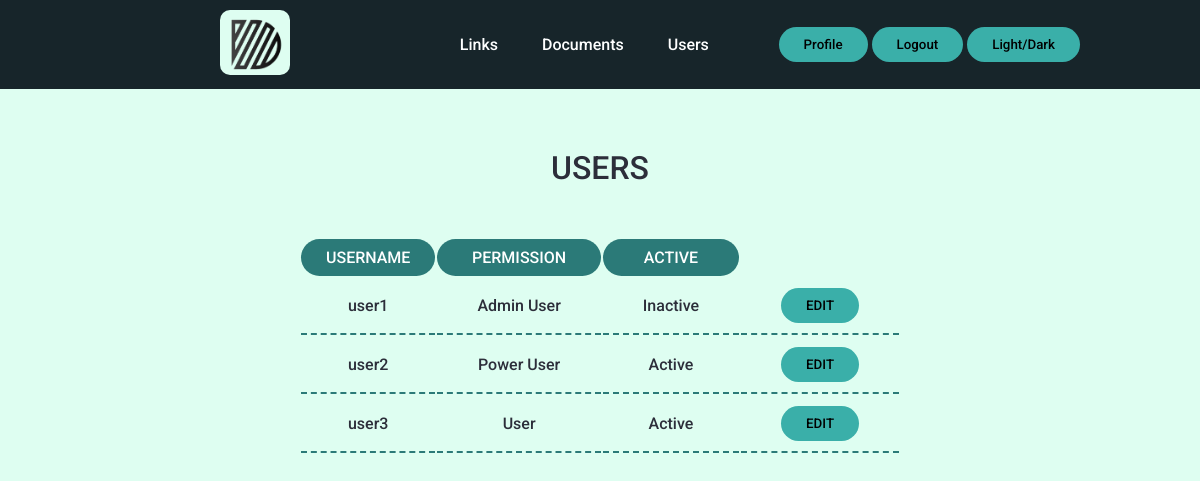
Page /users (signed in) on the earlier database version.
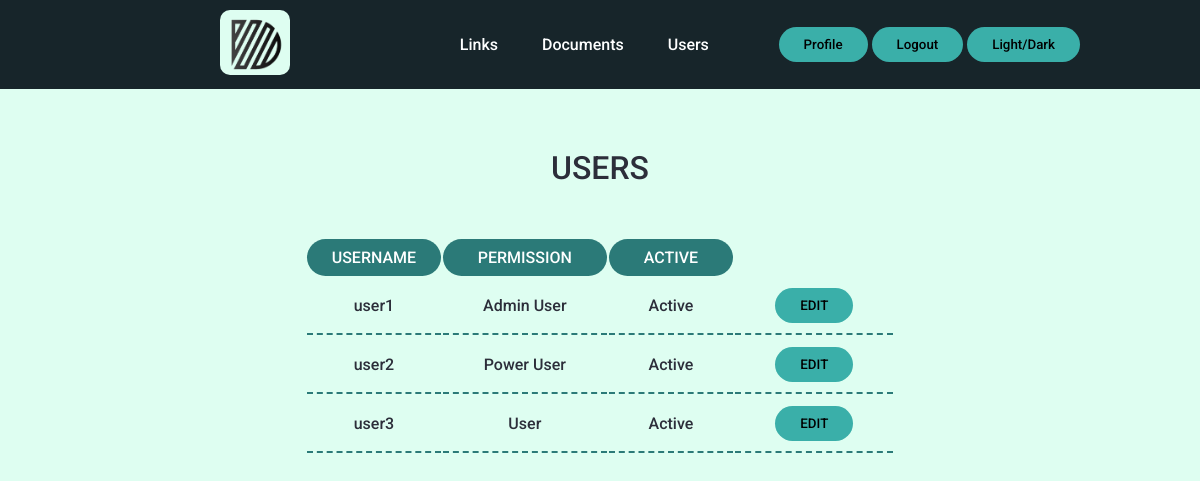
Same page on the later database version.
### tables this page shows
CREATE TABLE users (id INTEGER PRIMARY KEY AUTOINCREMENT NOT NULL, username TEXT NOT NULL, hash TEXT NOT NULL, permission INTEGER DEFAULT 4 NOT NULL, active BLOB DEFAULT 0 NOT NULL);

### app.py (the view)
@app.route("/users")
def users():
    userID = session["user_id"]
    users = db.execute("SELECT * FROM users WHERE id > 1")
    return render_template("users.html", users = users, role = role, status = status)

### templates/users.html (shortened to what this page needs)
{% extends "layout.html" %}
{% block body %}
<div><h1>USERS</h1></div>
    <table class="table">
        <thead>
            <tr>
                <th><a href="/users">USERNAME</a></th>
                <th><a href="/users">PERMISSION</a></th>
                <th><a href="/users">ACTIVE</a></th>
            </tr>
        </thead>
        <tbody>
            {% for user in users %}
            <tr>
                <td> {{ user["username"] }}</td>
                <td> {{ role[user["permission"]] }}</td>
                <td> {{ status[user["active"]] }}</td>
                <td>
                  <form action="/edituser" method="post">
                    <button type="submit" class="btn btn-sm btn-outline-secondary" >EDIT</button>
                  </form>
                </td>
            </tr>
            {% endfor %}
        </tbody>
    </table>
{% endblock %}

### templates/layout.html (shortened to what this page needs)
<!DOCTYPE HTML>
<html lang="en">
    <head>
        <link rel="stylesheet" href=".\static\styles.css">
    </head>
    <body>
      <header>
        <div>
        <a href="/"><img class="logo" src=".\static\images\d.png" alt="logo"></a>
        </div>
        {% if session.get("user_id") %}
        <div>
        <nav>
          <ul class="nav_links">
            <li><a href="/links">Links</a></li>
            <li><a href="/documents">Documents</a></li>
            {% if session.get("permission") < 3 %}
            <li><a href="/users">Users</a></li>
            {% endif %}
          </ul>
        </nav>
        </div>
        <div>
          <a href="/profile"><button>Profile</button></a>
          <a href="/logout"><button>Logout</button></a>
          <button onclick="toggleMode()">Light/Dark</button>
        </div>
        {% else %}
        <div>
          <a href="/register"><button>Register</button></a>
          <a href="/"><button>Login</button></a>
          <button onclick="toggleMode()">Light/Dark</button>
          {% endif %}
      </header>
      <div class="body">
      {% block body %}{% endblock %}
      </div>
    </body>
</html>

### static/styles.css (style rules this page uses)
* { box-sizing: border-box; margin: 0; padding: 0; font-family: "Roboto", sans-serif; font-weight: 500; }
.body a { text-decoration: none; color: inherit; }
header { background-color: #17252a; color: #feffff; display: flex; justify-content: space-between; align-items: center; padding: 10px 10%; }
.body { padding: 10px 10%; display: grid; text-align: center; }
header a { color: #feffff; text-decoration: none; }
body { transition: background-color 0.5s, color 0.3s; }
.light { background-color: #defef1; color: #2c2e3a; }
.light button { background-color: #3aafa9; }
.nav_links { list-style: none; }
.nav_links li { display: inline-block; padding: 0 20px; }
.nav_links li a { transition: all 0.3s ease 0s; }
button { padding: 10px 25px; border: none; border-radius: 50px; cursor: pointer; transition: all 0.5s ease 0s; }
td { padding: 10px; border-bottom: 2px dashed #2b7a78; }
.logo { margin: 0px 100px; width: 70px; height: auto; background-color: #defef1; border-radius: 10px; transition: all 1s ease 0s; }
h1 { margin: 50px 0; }
table { margin: 0 auto; text-align: center; }
table td { padding-left: 40px; padding-right: 40px; }
th { background-color: #2b7a78; padding: 9px 25px; border: none; border-radius: 50px; transition: all 0.5s ease 0s; color: #feffff; cursor: pointer; }

Differences in the rows shown:
changed users "user1": active "Inactive" → "Active"
